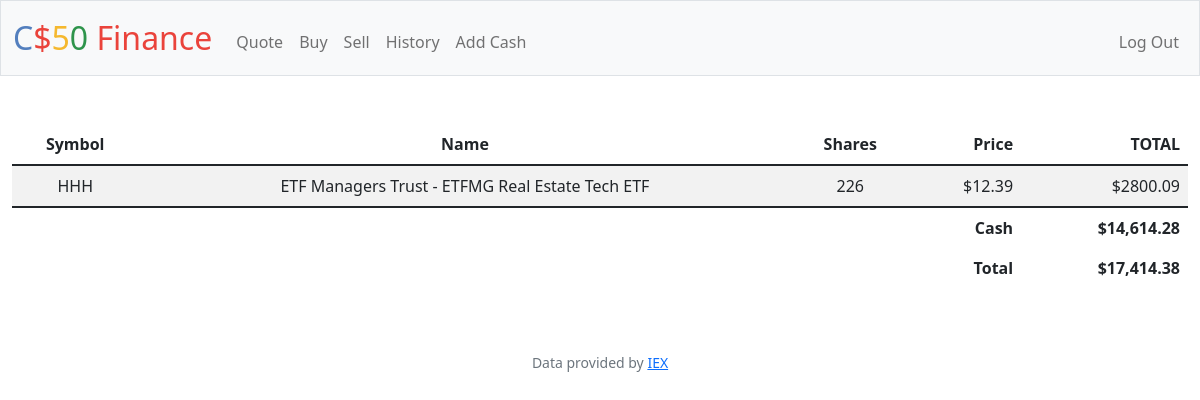
The page / (signed in) on the database its author committed.
### tables this page shows
CREATE TABLE `stocks` (`user_id` INT NOT NULL,`symbol` TEXT NOT NULL,`name` TEXT NOT NULL,`shares` INT NOT NULL,`price` FLOAT NOT NULL);

### app.py (the view)
@app.route("/")
@login_required
def index():
    dic = db.execute("SELECT symbol, name, shares, price FROM stocks WHERE user_id =?", session["user_id"])
    cash = float(0)
    for s in dic:
        cash += int(s["shares"])*float(s["price"])
    tot = db.execute("SELECT cash FROM users WHERE id =?", session["user_id"])
    return render_template("index.html", dic=dic, cash=usd(tot[0]["cash"]), tot=usd(tot[0]["cash"]+cash))

### app.py (called while the page is built)
@app.after_request
def after_request(response):
    response.headers["Cache-Control"] = "no-cache, no-store, must-revalidate"
    response.headers["Expires"] = 0
    response.headers["Pragma"] = "no-cache"
    return response

### helpers.py (called while the page is built)
def login_required(f):
    @wraps(f)
    def decorated_function(*args, **kwargs):
        if session.get("user_id") is None:
            return redirect("/login")
        return f(*args, **kwargs)
    return decorated_function

def usd(value):
    return f"${value:,.2f}"

### templates/index.html (shortened to what this page needs)
{% extends "layout.html" %}
{% block main %}
<table class="table table-striped">
    <thead>
        <tr>
            <th>Symbol</th>
            <th>Name</th>
            <th>Shares</th>
            <th class="text-end">Price</th>
            <th class="text-end">TOTAL</th>
        </tr>
    </thead>
   <tbody>
    {% for d in dic %}
    <tr>
        <td>{{ d.symbol }}</td>
        <td>{{ d.name }}</td><td>{{ d.shares }}</td><td class="text-end">${{'%0.2f'| format(d.price|float)}}</td><td class="text-end">${{'%0.2f'| format(d.price*d.shares|float)}}</td>
    </tr>
    {% endfor %}
    </tbody>
    <tfoot>
<tr><td class="border-0 fw-bold text-end" colspan="4">Cash</td><td class="border-0 fw-bold text-end">{{ cash }}</td></tr>
<tr><td class="border-0 fw-bold text-end" colspan="4">Total</td><td class="border-0 fw-bold text-end">{{ tot }}</td></tr>
    </tfoot>
</table>
{% endblock %}

### rows shown on the page
stocks: symbol "HHH", name "ETF Managers Trust - ETFMG Real Estate Tech ETF", shares "226", price "12.39", d.price*d.shares|float "2800.09"

### other values the page prints
{{ cash }} "$14,614.28"
{{ tot }} "$17,414.38"
